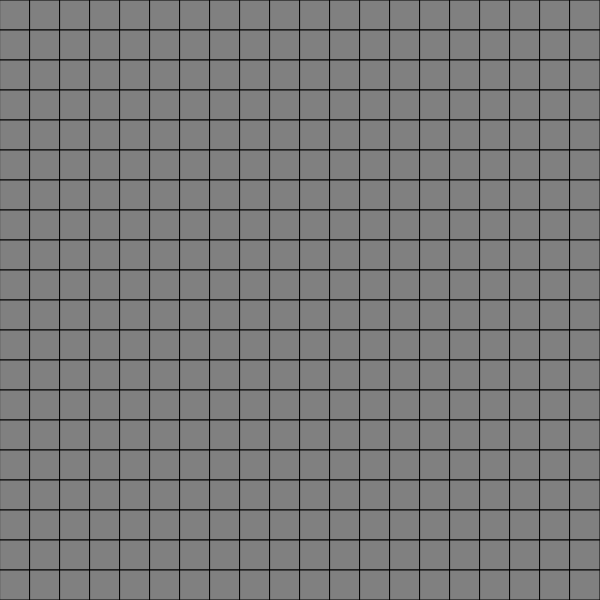
Frame 1 (no input)
Frame 60 (no input): identical to frame 1, image omitted
Frame 120 (the mouse pressed at the canvas centre since frame 60): identical to frame 1, image omitted

The p5.js sketch that drew this single still picture (run headless with seeded random() and noise() and a simulated clock; from frame 60 on, the mouse is pressed at the canvas centre):

// p5.js sketch
// ── sketch.js
// Declare Constants
const size = 20;
const fontsize = 20;
const tile_size = 30;
const num_tiles_x = 20;
const num_tiles_y = 20;

/**
 * GameBoard Object: Handles Game Board Colors
 */
class GameBoard{
    
    /**
     * Generates a board of height: size by width: size 
     * If copy_board is specified new board will be created as a copy
     * Uncleared space is a 1, Bomb is saved as 2
     * @param {Integer} size 
     * @param {GameBoard} copy_board 
     */
    constructor(size, copy_board) {
        if (copy_board !== void 0) {
            this.board = copy_board.get_board();
        } else {
            this.generate_board(size);
        }
    }

    generate_board(size) {
        this.board = [];
            this.line = [];
            for (let i = 0; i < size; i++) {
                for (let j = 0; j < size; j++) {
                    let random = Math.floor((Math.random() * 10) + 1);
                    
                    // 1 in 10 chance of getting a mine
                    if (random == 3) {
                        this.line[j] = 2;
                    }  else {
                        this.line[j] = 1;
                    }
                }
                this.board[i] = this.line;
                this.line = [];
            }
    }

    get_board() {
        return this.board;
    }

    // Get square at x,y index of the array
    get_square(x, y) {
        return this.board[x][y];
    }

    // Set square to different tile
    set_square(x, y, tile) {
        this.board[x][y] = tile;
    }

    // Helper Function returns true if bomb or set off bomb
    get_bomb(x, y) {
        return (this.board.get_square(x, y) == 2 || this.get_square(x, y) == 5);
    }

    // Get amount of mines for each square
    get_amountmines_surrounding(x, y) {
        // Count of mines and display boolean
        let mine_count = 0, display = true;
        // Loop through surrounding tiles
        for (let i = -1; i <= 1; i++) {
            for (let j = -1; j <= 1; j++) {
                // Check if board index exists
                if (x + i !== -1 && x + i < num_tiles_x && y + j !== -1 && y + j < num_tiles_y) {
                    // Check that not center tile and check if other tiles are bomb
                    if (!(i === 0 && j === 0) && (this.get_square(x + i, y + j) === 2 || this.get_square(x + i, y + j) === 2)) {
                        mine_count++;
                    } else if (i === 0 && j === 0 && (this.board[x][y] == 2 || this.board[x][y] == 5)) {
                        display = false;
                    }
                }
            }
        }
        return {mine_count, display};
    }

    // Check if duplicate entry in between current location and all_locations
    check_dupe(all_locations, current_location) {
        // Holder variable for if duplicate found
        let duplicate = false;

        // Loop through locations
        for (let entry of all_locations) {
            // Compare X and Y Coordinates
            if (entry.x == current_location.x && entry.y == current_location.y) {
                duplicate = true;
                break;
            }
        }

        // Return if duplicate was found
        return duplicate;
    }

    // Reveal a Single Number Tile
    reveal_single_tile(x, y) {
        this.set_square(x, y, 6);
    }

    // Clear Whitespace in Array
    // Assumes x, y is a valid clear space
    reveal_tiles(x, y) {
        if (number_board.get_square(x, y) == 0) { // If Space is Clear
            // Array of white spaces found - Initially stores the first x, y value which we know is a white space
            var locations_found = [{ x: x, y: y }];
            var all_locations = [{ x: x, y: y }]; // Array to store found locations so they don't get checked twice

            while (locations_found.length > 0) { // Loop until there are no more white space locations
                let current_location = locations_found.shift();
                for (let i = -1; i <= 1; i++) { // Loop through surrounding indices on board
                    for (let j = -1; j <= 1; j++) {
                        // Make Sure Index Exists
                        if (current_location.x + i !== -1 && current_location.x + i < num_tiles_x && current_location.y + j !== -1 && current_location.y + j < num_tiles_y) {
                            // Clear and Add to Array if Exists
                            if (!(i == 0 && j == 0) && number_board.get_square(current_location.x + i, current_location.y + j) == 0 && !this.check_dupe(all_locations, { x:  current_location.x + i, y: current_location.y + j})) { // Add to found locations
                                locations_found.push({ x: current_location.x + i, y: current_location.y + j }); // Push to continue finding locations
                                all_locations.push({ x: current_location.x + i, y: current_location.y + j });
                                this.set_square(current_location.x + i, current_location.y + j, 4);
                            } else if (current_location.x + i == x && current_location.y + j == y) { // Just Clear if Initial Tile
                                this.set_square(x, y, 4);
                            } else if (number_board.get_square(current_location.x + i, current_location.y + j) >= 1 && number_board.get_square(current_location.x + i, current_location.y + j) <= 8) { // Check if number tile has been revealed around whitespace tile
                                this.set_square(current_location.x + i, current_location.y + j, 6);
                            }
                        }
                        
                    }
                }
            }
        } else if (number_board.get_square(x, y) <= 8 && number_board.get_square(x, y) >= 1 ) { // If Space is Number
            this.set_square(x, y, 6);
        }
    }

    // Set a flag square
    set_flag(x, y) {
        let current_square = working_board.get_square(x, y);

        // If current square is clear or bomb
        if (current_square == 1 || current_square == 2) {
            // Set as flag
            this.set_square(x, y, 3);
        } else if (current_square == 3) { // If current square is flag
            // Set as uncleared
            this.set_square(x, y, 1);
        }
    }

    // Clear Numbers
    clear_numbers(x, y) {
        // Loop through surrounding tiles
        for (let i = -1; i <= 1; i++) {
            for (let j = -1; j <= 1; j++) {
                if (board.get_square(x + i, y + j) == 2 && working_board.get_square(x + i, y + j) != 3) { // If Unflagged Bomb
                    // End Game
                    working_board.set_square(x + i, y + j, 5)
                    game_over = true;
                } else if (working_board.get_square(x + i, y + j) == 1) { // If Uncleared
                    // Clear
                    working_board.reveal_tiles(x + i, y + j);
                }
            }
        }
    }
}

/**
 * NumberBoard Object: Stores Numbers on Board
 * Board
 */
class NumberBoard extends GameBoard {
    /**
     * Creates A Board of Numbers from 
     * @param {GameBoard} board Original Board of Mines
     */
    constructor(board) {
        // Create new GameBoard from an existing GameBoard (tile_size gets ignored when board property is set)
        super(num_tiles_x);

        // Create New Numbered Board from Mine Board
        for (let i = 0; i < num_tiles_x; i++) {
            for (let j = 0; j < num_tiles_y; j++) {
                let { mine_count, display } = board.get_amountmines_surrounding(i, j);

                if (!display) {
                    this.set_square(i, j, -1);
                } else {
                    this.set_square(i, j, mine_count);
                }

            }
        }
    }
}

// Declare Original Board (Just Bombs), Working Board (Board with User Interaction), and Number Board (Board That Stores Numbers on Page)
var board = new GameBoard(size, void 0); // Board array uses indices (1 = clear, 2 = bomb)
var working_board = new GameBoard(size, board); // Board array uses indices (1 = uncleared, 2 = bomb, 3 = flag, 4 = clear, 5 = game over, 6 = Revealed number)
var number_board = new NumberBoard(board); // Board array uses indices (0 - 8 = Amount of Bombs Surrounding, -1 = Bomb)

// Setup
function setup() {
    createCanvas(tile_size * num_tiles_x, tile_size * num_tiles_y);
    background(225);

    // Set Text Style
    textSize(fontsize);
    textAlign(CENTER, CENTER);
}

// Is Game Over
let game_over = false;

// x is wide y is tall
function draw() {
    
    fill(128);

    for (let i = 0; i < num_tiles_x; i++) {
        for (let j = 0; j < num_tiles_y; j++) {
            // Get Each tile of the Board to draw
            if (working_board.get_square(i, j) == 5) { // Bomb Clicked TODO: End Game
                fill('red');
                rect(i * tile_size, j * tile_size, tile_size, tile_size);
                game_over = true
            } else if (working_board.get_square(i, j) == 4) { // Cleared
                fill('white');
                rect(i * tile_size, j * tile_size, tile_size, tile_size);
            } else if (working_board.get_square(i, j) == 3) { // Flag
                fill('orange');
                rect(i * tile_size, j * tile_size, tile_size, tile_size);
            } else if (working_board.get_square(i, j) == 6) { // Revealed Number
                fill('white');
                rect(i * tile_size, j * tile_size, tile_size, tile_size);
                fill (0);
                text(number_board.get_square(i, j).toString(), (tile_size / 2) + i * tile_size, (tile_size / 2) + j * tile_size);
            } else {
                fill(128);
                rect(i * tile_size, j * tile_size, tile_size, tile_size);
            }
            
        }
    }

    if (game_over) {
        fill(255, 128);
        rect(0, 0, tile_size * num_tiles_x, tile_size * num_tiles_y);
        fill(0);
        text("Game Over", tile_size * num_tiles_x / 2, tile_size * num_tiles_y / 2);
    }
}

// Boolean to Determine if Click was the first click of the game
let first_click = true;

// Event called on release of mouse button
function mouseReleased() {
    // Get Array Indices of square selected
    let xSquare = Math.floor(mouseX / tile_size);
    let ySquare = Math.floor(mouseY / tile_size);

    // If game start
    if (first_click) {
        
        // Loop until clear area is found at click
        while (number_board.get_square(xSquare, ySquare) != 0) {
            // Generate new boards
            board = new GameBoard(size, void 0);
            working_board = new GameBoard(size, board);
            number_board = new NumberBoard(board);
        }

        working_board.reveal_tiles(xSquare, ySquare);

        first_click = false;
        return false;
    }

    if (mouseButton === RIGHT) {
        working_board.set_flag(xSquare, ySquare, 3)
    } else if (mouseButton === LEFT) {
        if (number_board.get_square(xSquare, ySquare) >= 1 && number_board.get_square(xSquare, ySquare) <= 8 && working_board.get_square(xSquare, ySquare) != 6) { // Handle Number Square not already cleared
            working_board.reveal_single_tile(xSquare, ySquare);
        } else if (number_board.get_square(xSquare, ySquare) == 0) { // Handle Clear Square
            working_board.reveal_tiles(xSquare, ySquare);
        } else if (working_board.get_square(xSquare, ySquare) == 2) { // Handle Bomb Tile
            working_board.set_square(xSquare, ySquare, 5);
        } else if (working_board.get_square(xSquare, ySquare) == 6) {
            working_board.clear_numbers(xSquare, ySquare);
        }
    }

    // Restart game if game over screen clicked
    if (game_over) {
        // Reset Game Variables
        game_over = false;
        first_click = true;

        // Generate new boards
        board = new GameBoard(size, void 0);
        working_board = new GameBoard(size, board);
        number_board = new NumberBoard(board);
    }

    return false;
}
